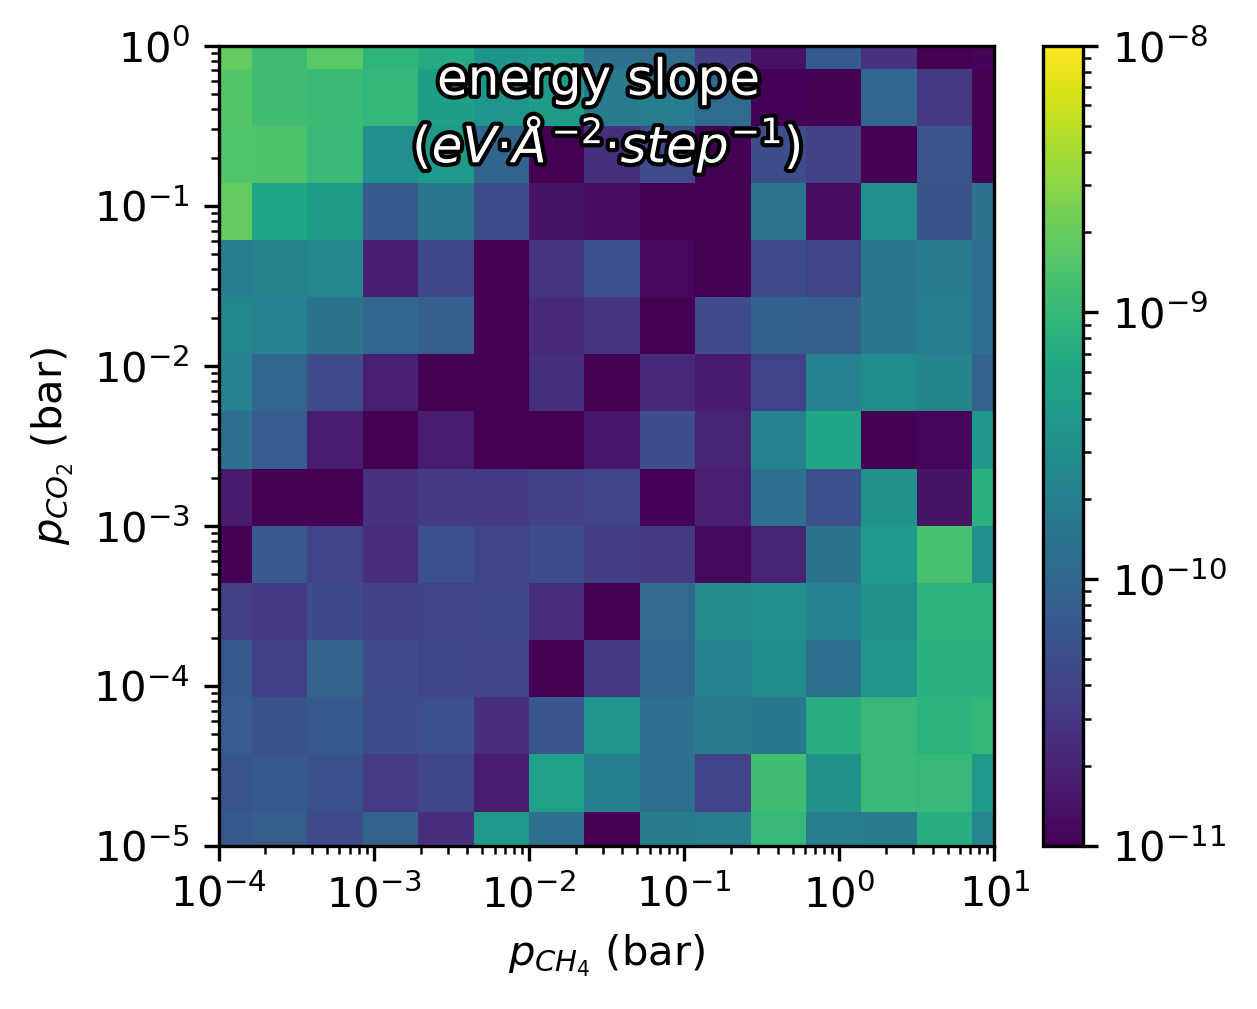

Python code for this plot:
import matplotlib.pyplot as plt
from zacrostools.heatmaps.energyslope import plot_energyslope

fig, axs = plt.subplots(1, figsize=(4.3, 3.5))
plot_energyslope(
    ax=axs,
    scan_path='simulation_results',
    x='pressure_CH4',
    y='pressure_CO2',
    range_type='nevents',
    auto_title=True,
    show_points=False,
    show_colorbar=True
)
plt.tight_layout()
plt.savefig('energyslope_heatmap.png', dpi=300, bbox_inches='tight', transparent=False)
plt.show()
